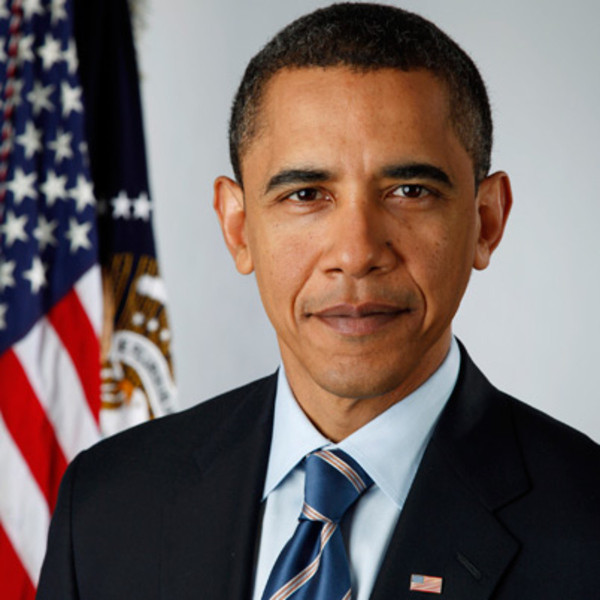
#> input picture images/obama.jpg, 600 x 600 px, found by its file name
$ jupyter execute --allow-errors etch.ipynb   (shell and % lines are left out)   (Python 2 division)   (older library calls are emulated)
#> lines starting #> are read from the running program, lines starting #| are printed output that depends on the picture; after the words box and inside, x2 and y2 are one past the last pixel; in counts of white or black regions, pixels touching at a corner belong together
[cell 1]
import matplotlib.pyplot as plt
import numpy as np
import cv2
import math


img = cv2.imread('obama.jpg', 1)
#> img is the input picture: shape (600, 600, 3); mean B, G, R 99.8, 102.3, 116.3
fig, ax = plt.subplots(figsize=(10, 10))
laplacian = np.abs(cv2.Laplacian(cv2.cvtColor(img, cv2.COLOR_BGR2GRAY),  cv2.CV_64F))
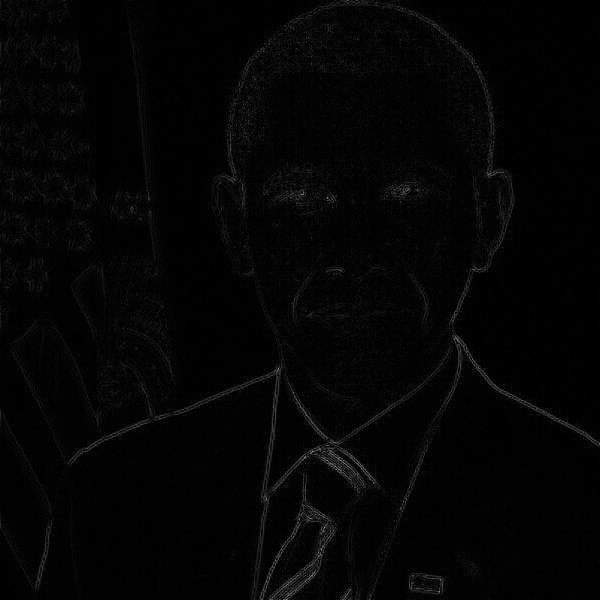
#> laplacian: shape (600, 600) float64; min 0, max 169, mean 4.1

ax.imshow(laplacian, cmap='gray')

[cell 2]
np.min(laplacian)
#> Out = 0

[cell 3]
gray = cv2.cvtColor(img, cv2.COLOR_BGR2GRAY)
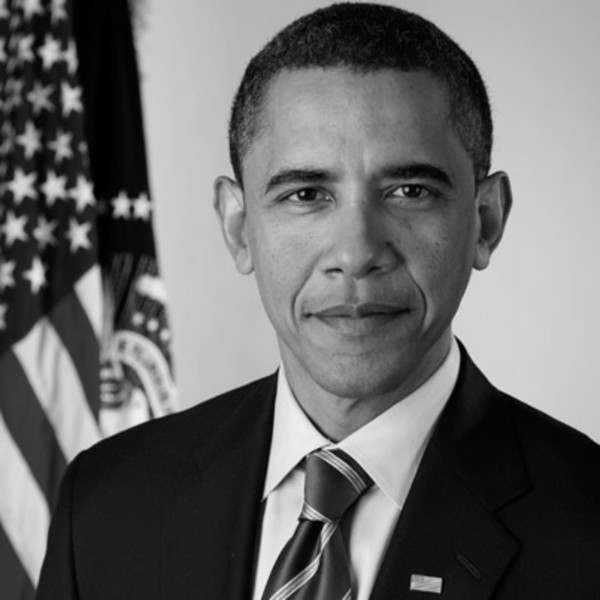
#> gray: shape (600, 600); min 0, max 241, mean 106.2
blurred = cv2.medianBlur(gray, 9)
v = np.median(blurred)
#> v = 96
sigma = 0.6
lower = int(max(0, (1.0 - sigma) * v))
#> lower = 38
upper = int(min(255, (1.0 + sigma) * v))
#> upper = 153
edges = cv2.Canny(blurred, 100, 200)
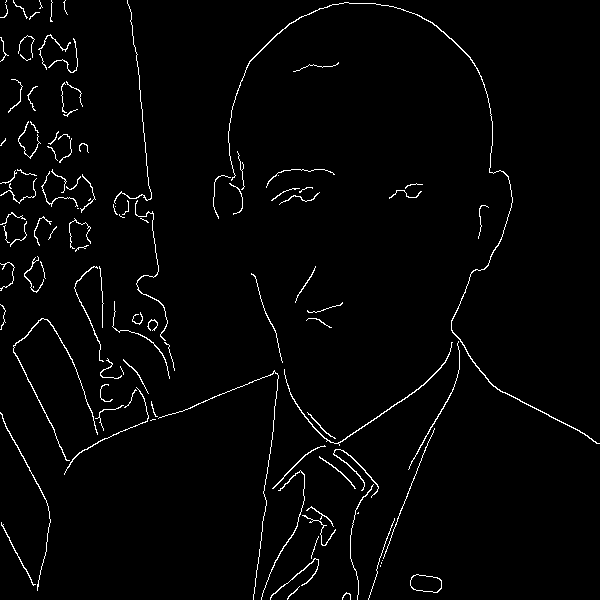
#> edges: shape (600, 600); 2.2% white in thin lines or dots

fig, ax = plt.subplots(figsize=(10, 10))
ax.imshow(edges, cmap='gray')

[cell 4]
def line_img(shape, density):
    line_img = np.ones(shape, dtype='uint8') * 255
    dy = 1 / density
    for i in range(int(shape[0]*density + 0.5)):
        y = int(dy*i + 0.5)
        line_img[y,:] = 0
    return line_img

def dots(shape, space):
    dots_img = np.ones(shape, dtype='uint8') * 255
    dots_img[::space, ::space] = 0
    return dots_img

gray = cv2.cvtColor(img, cv2.COLOR_BGR2GRAY)
gray = cv2.medianBlur(gray, 3).astype(float)


line1 = line_img(gray.shape, 0.1)
line2 = line_img(gray.shape, 1./50)
line3 = line_img(gray.shape, 1./8)
line4 = line_img(gray.shape, 1./4)
line5 = line_img(gray.shape, 1./2)

gray -= np.min(gray)
gray /= np.max(gray)


fill = np.ones_like(gray) * 255
mask = gray <= 0.2;fill[mask] = dots(gray.shape, 2)[mask]
#> after `mask = gray <= 0.2`:
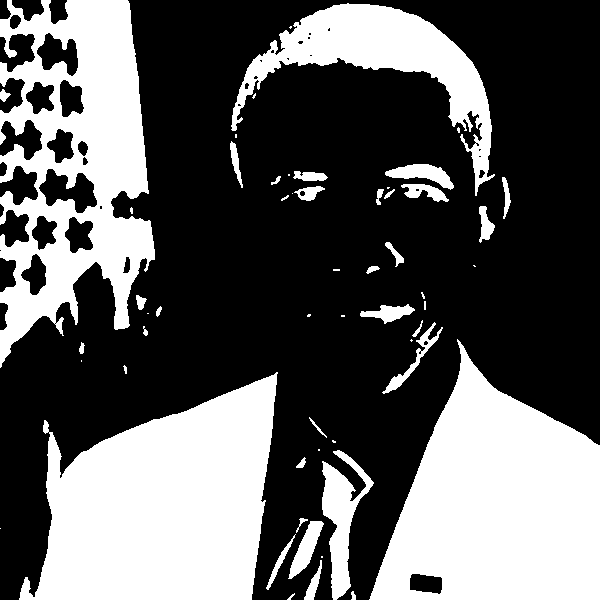
#> mask: shape (600, 600) bool; 36.6% white; 56 white regions (21 under 20 px), largest, box (x1, y1, x2, y2) and area: (19, 372, 278, 600) 39633, (369, 339, 600, 600) 37796, (0, 0, 155, 368) 31091
#> after `fill[mask] = dots(gray.shape, 2)[mask]`:
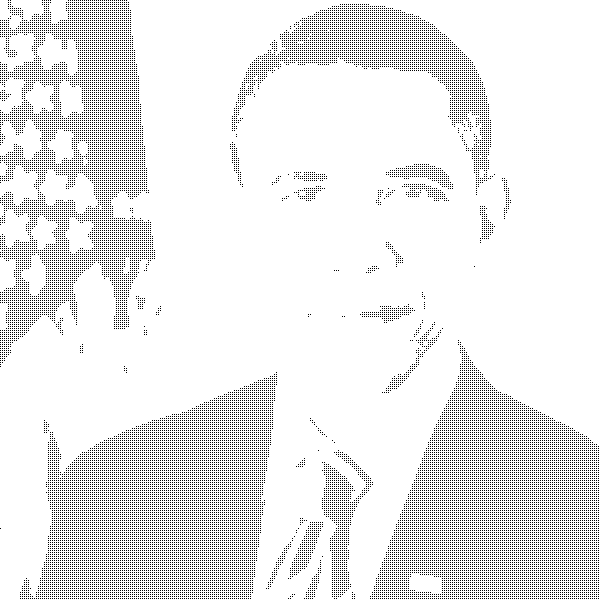
#> fill: shape (600, 600) float64; 90.9% white; black in thin lines or dots
mask = (0.2 < gray) & (gray <= 0.4); fill[mask] = dots(gray.shape, 3)[mask]
#> after `mask = (0.2 < gray) & (gray <= 0.4)`:
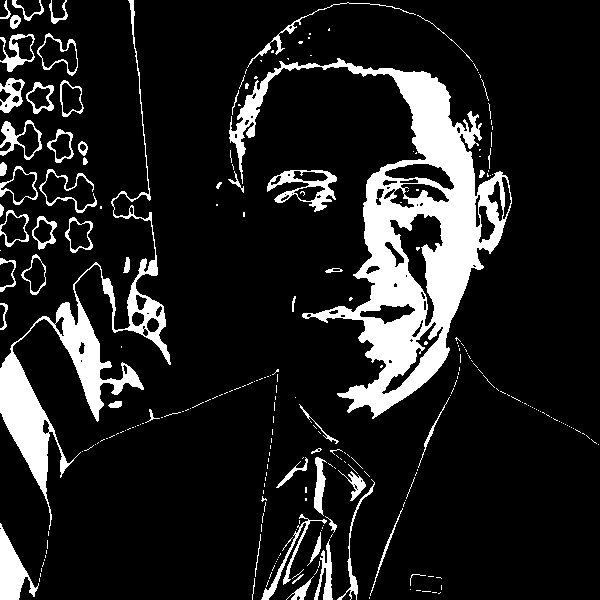
#> mask: shape (600, 600) bool; 13.3% white; 265 white regions (207 under 20 px), largest, box (x1, y1, x2, y2) and area: (229, 58, 512, 419) 25622, (0, 0, 171, 530) 9814, (0, 523, 39, 600) 1380
# [5 lines of commented-out code are left out]
fill[edges == 255] = 0
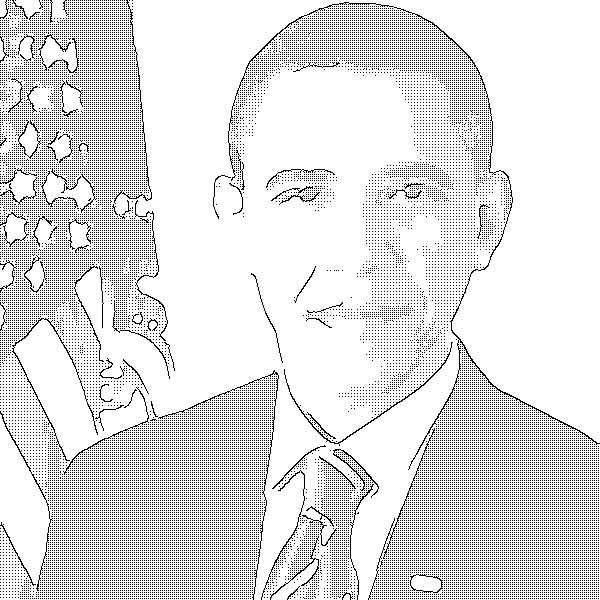
#> fill: shape (600, 600) float64; 87.3% white; black in thin lines or dots
#> (the rest of this cell did not finish here and is left out)

[cell 5]
import sys
sys.setrecursionlimit(64913)
# [19 lines left out: functions adjacent, findpath, not called in this run]


#> (the rest of this cell did not finish here and is left out)

#> (a cell that did not finish here is left out)

[cell 7]
# [6 lines of commented-out code are left out]


# [43 lines left out: functions solve_aux, solve, traceimg, not called in this run]

def pt2ind(shape, i, j):
    return shape[1]*i + j

def ind2pt(shape, k):
    i = int(k/shape[1])
    return i, k-i

costimg = 1/(laplacian + 1)
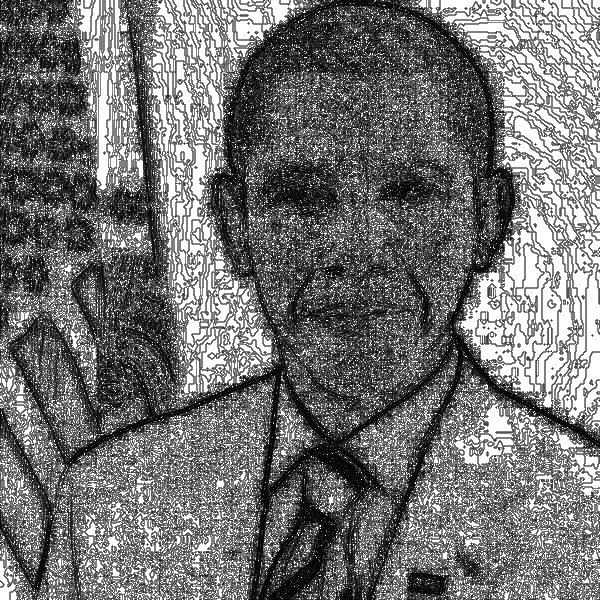
#> costimg: shape (600, 600) float64; min 0.00588, max 1, mean 0.455
costimg[edges == 255] = 0
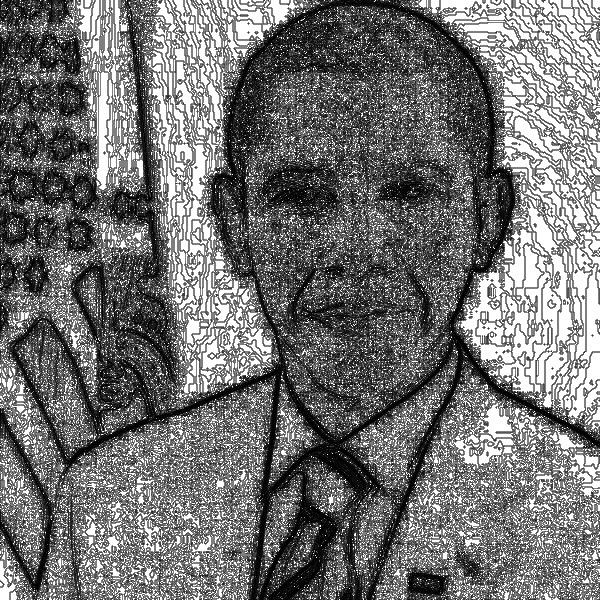
#> costimg: shape (600, 600) float64; 2.2% of pixels changed, all inside (x1, y1, x2, y2) = (0, 0, 600, 600)

n = costimg.size
#> n = 360000
#> `costimg[edges == 255] = 0`: costimg: shape (600, 600) float64; min 0, max 10, mean 4.51
dists = np.zeros((2, 2)) + float()
#> (the rest of this cell did not finish here and is left out)

#> (a cell that did not finish here is left out)

[cell 9]
# [6 lines left out: function reconstruct, not called in this run]


def nearest(start, used, edges, costimg):
    queue = [(0, start)]
    gscore = np.zeros_like(costimg) + float('inf')
    gscore[start] = 0
    node = None
    came_from = {}
    while True:
        if len(queue) == 0:
            return False
        cost, node = heapq.heappop(queue)
        if node not in used and edges[node] == 0:
            break
        (i, j) = node
        for (k, l) in [(i+1, j), (i-1, j), (i+1, j+1), (i+1, j-1), (i-1, j+1), (i-1, j-1), (i, j+1), (i, j-1)]:
            if 0 <= k < costimg.shape[0] and 0 <= l < costimg.shape[1]:
                new_g = cost + costimg[k, l] + 1
                if new_g < gscore[k, l]:
                    gscore[k, l] = new_g
                    heapq.heappush(queue, (new_g, (k, l)))
                    came_from[(k, l)] = (i, j)
    return reconstruct(node, came_from)

def nn_ts(start, edges, costimg):
#> called with start = (0, 0)
    path = [start]
    used = set([start])
    city_count = 1 if edges[start] == 0 else 0
#> city_count = 0
    city_n = np.sum(edges == 0)
#> city_n = 45711
    while city_count < city_n*2:
        i, j = path[-1]
        found = False
        for (k, l) in [(i+1, j), (i-1, j), (i, j+1), (i, j-1), (i+1, j+1), (i+1, j-1), (i-1, j+1), (i-1, j-1)]:
            if 0 <= k < costimg.shape[0] and 0 <= l < costimg.shape[1] and (k, l) not in used and edges[k, l] == 0:
                path.append((k, l))
                used.add((k, l))
                found = True
                city_count += 1
                break
        if not found:
            sub_path = nearest((k, l), used, edges, costimg)
            if not sub_path:
                return path
            path.extend(sub_path)
            used.add(path[-1])
            city_count += 1
#> this loop made 1 pass
#> (i, j) on pass 1: (0, 0)
#> after the loop, city_count = 0; path = [(0, 0)]; used = 1 item
    return path

costimg = 1/(laplacian + 1) * 10
costimg[edges == 255] = 0
#> (the rest of this cell did not finish here and is left out)

$ run again, with images/dog.jpg copied over images/obama.jpg
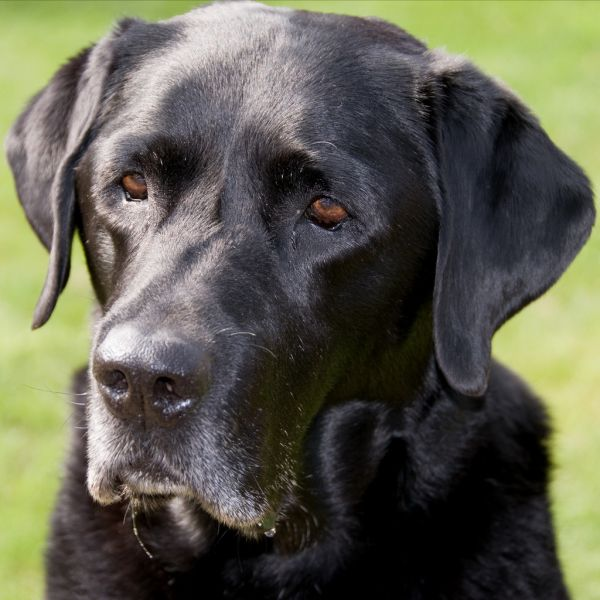
#> input picture images/dog.jpg, 600 x 600 px, found by its file name
#> img is the input picture: shape (600, 600, 3); mean B, G, R 79.4, 95.4, 95.5
#> Out = 0
#> v = 72
#> lower = 28
#> upper = 115
#> `edges = cv2.Canny(blurred, 100, 200)`:
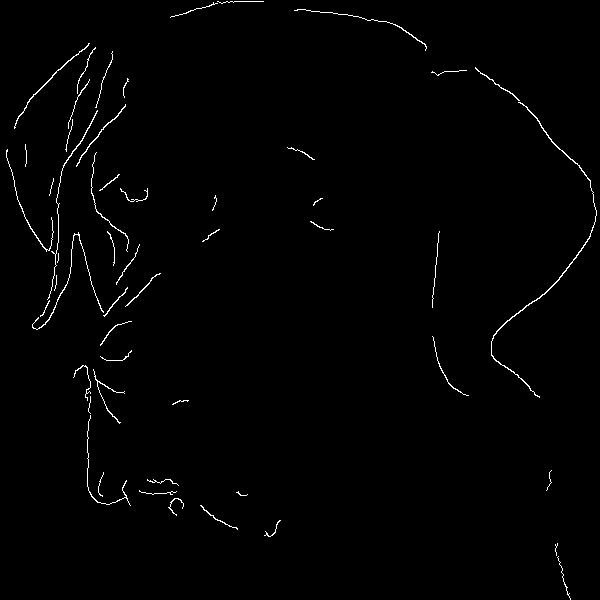
#> edges: shape (600, 600); 1% white in thin lines or dots
#> `costimg[edges == 255] = 0`:
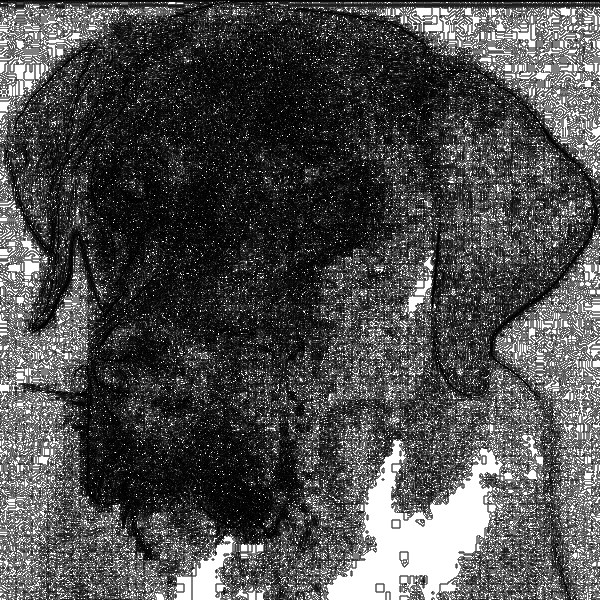
#> costimg: shape (600, 600) float64; min 0, max 1, mean 0.304
#> in nn_ts, `city_count = 1 if edges[start] == 0 else 0`: city_count = 0
#> city_n = 46583
#> the loop in nn_ts, `while city_count < city_n*2:` made 1 pass
#> (i, j) on pass 1: (0, 0)
#> after the loop in nn_ts, `while city_count < city_n*2:`: city_count = 0; path = [(0, 0)]; used = 1 item

$ run again, with images/foot.jpg copied over images/obama.jpg
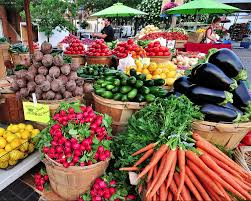
#> input picture images/foot.jpg, 251 x 201 px, found by its file name
#> img is the input picture: shape (201, 251, 3); mean B, G, R 80.5, 101.9, 129
#> Out = 0
#> `blurred = cv2.medianBlur(gray, 9)`:
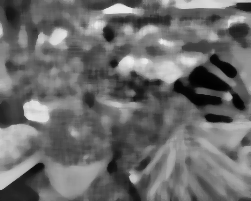
#> blurred: shape (201, 251); min 1, max 239, mean 107.4
#> v = 104
#> lower = 41
#> upper = 166
#> edges: shape (201, 251); 7.8% white in thin lines or dots
#> `costimg[edges == 255] = 0`:
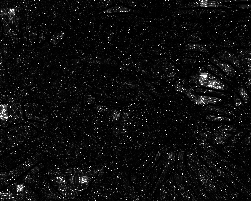
#> costimg: shape (201, 251) float64; min 0, max 1, mean 0.0543
#> in nn_ts, `city_count = 1 if edges[start] == 0 else 0`: city_count = 1
#> city_n = 7474
#> the loop in nn_ts, `while city_count < city_n*2:` made 1 pass
#> (i, j) on pass 1: (0, 0)
#> after the loop in nn_ts, `while city_count < city_n*2:`: city_count = 1; path = [(0, 0)]; used = 1 item
